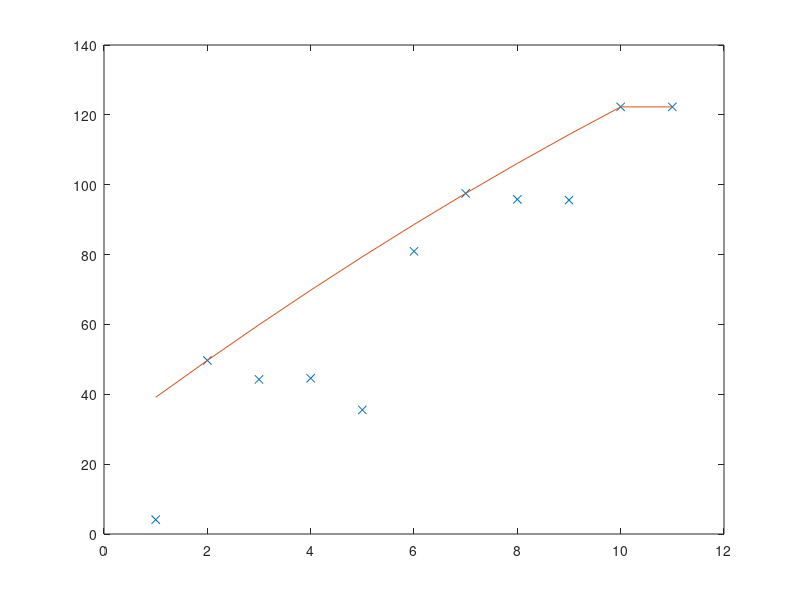

Write MATLAB code to recreate this figure.
function rqw

N=10;

t=(1:N)';

Y=t.^2+50*rand(N,1);
X=[ones(size(t)) t t.^2];


% first a call where we don't put in weights at all

[m n] = size(X);
u = ones(m, 1);
bnoweight=rqlocal(X,Y,.95,u)


%  first a call where we put in a weight that doubles importance of last
%  element
[m n] = size(X);
u = ones(m, 1);
u(end)=2;
u=u*numel(u)/sum(u);
bweight=rqlocal(X,Y,.95,u)

% now double the last elements of X and Y

X(N+1,:)=X(N,:);
Y(N+1)=Y(N);

[m n] = size(X);
u = ones(m, 1);
bdoubled=rqlocal(X,Y,.95,u)





t(end+1)=t(end)+1;

plot(t,Y,'x',t,X*bdoubled)

function b = rqlocal(X, y, p, u)
% Construct the dual problem of quantile regression
% Solve it with lp_fnm
%
%
[m n] = size(X);
%u = ones(m, 1);

a = (1 - p) .* u;
b = -lp_fnm(X', -y', X' * a, u, a)';

% A=X';
% c=-y';
% b=X' * a;
% u=u;
% x=a;
% b=-lp_fnm(A,c,b,u,x);


%f=y;
%A=X;
%blinprog=linprog(b,A,f)

function y = lp_fnm(A, c, b, u, x)
% Solve a linear program by the interior point method:
% min(c * u), s.t. A * x = b and 0 < x < u
% An initial feasible solution has to be provided as x
%
% Function lp_fnm of Daniel Morillo & Roger Koenker
% Translated from Ox to Matlab by Paul Eilers 1999
% Modified by Roger Koenker 2000--
% More changes by Paul Eilers 2004


% Set some constants
beta = 0.9995;
small = 1e-5;
max_it = 500;
[m n] = size(A);

% Generate inital feasible point
s = u - x;
y = (A' \  c')';
r = c - y * A;
r = r + 0.001 * (r == 0);    % PE 2004
z = r .* (r > 0);
w = z - r;
gap = c * x - y * b + w * u;

% Start iterations
it = 0;
while (gap) > small & it < max_it
    it = it + 1;
    
    %   Compute affine step
    q = 1 ./ (z' ./ x + w' ./ s);
    r = z - w;
    Q = spdiags(sqrt(q), 0, n, n);
    AQ = A * Q;          % PE 2004
    rhs = Q * r';        % "
    dy = (AQ' \ rhs)';   % "
    dx = q .* (dy * A - r)';
    ds = -dx;
    dz = -z .* (1 + dx ./ x)';
    dw = -w .* (1 + ds ./ s)';
    
    % Compute maximum allowable step lengths
    fx = bound(x, dx);
    fs = bound(s, ds);
    fw = bound(w, dw);
    fz = bound(z, dz);
    fp = min(fx, fs);
    fd = min(fw, fz);
    fp = min(min(beta * fp), 1);
    fd = min(min(beta * fd), 1);
    
    % If full step is feasible, take it. Otherwise modify it
    if min(fp, fd) < 1
        
        % Update mu
        mu = z * x + w * s;
        g = (z + fd * dz) * (x + fp * dx) + (w + fd * dw) * (s + fp * ds);
        mu = mu * (g / mu) ^3 / ( 2* n);
        
        % Compute modified step
        dxdz = dx .* dz';
        dsdw = ds .* dw';
        xinv = 1 ./ x;
        sinv = 1 ./ s;
        xi = mu * (xinv - sinv);
        rhs = rhs + Q * (dxdz - dsdw - xi);
        dy = (AQ' \ rhs)';
        dx = q .* (A' * dy' + xi - r' -dxdz + dsdw);
        ds = -dx;
        dz = mu * xinv' - z - xinv' .* z .* dx' - dxdz';
        dw = mu * sinv' - w - sinv' .* w .* ds' - dsdw';
        
        % Compute maximum allowable step lengths
        fx = bound(x, dx);
        fs = bound(s, ds);
        fw = bound(w, dw);
        fz = bound(z, dz);
        fp = min(fx, fs);
        fd = min(fw, fz);
        fp = min(min(beta * fp), 1);
        fd = min(min(beta * fd), 1);
        
    end
    
    % Take the step
    x = x + fp * dx;
    s = s + fp * ds;
    y = y + fd * dy;
    w = w + fd * dw;
    z = z + fd * dz;
    gap = c * x - y * b + w * u;
    %disp(gap);
end

function b = bound(x, dx)
% Fill vector with allowed step lengths
% Support function for lp_fnm
b = 1e20 + 0 * x;
f = find(dx < 0);
b(f) = -x(f) ./ dx(f);
